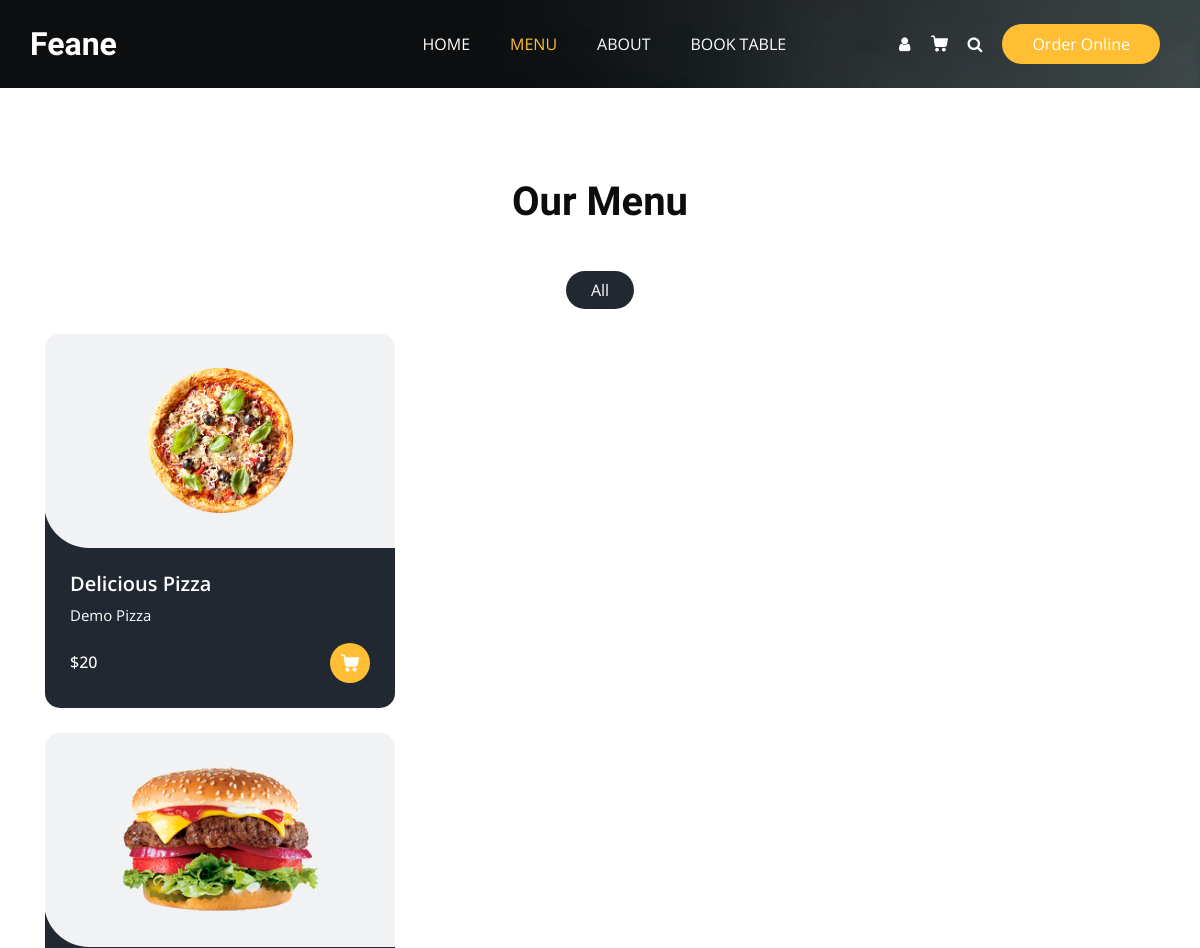
Page /menu (upper part) on the earlier database version.
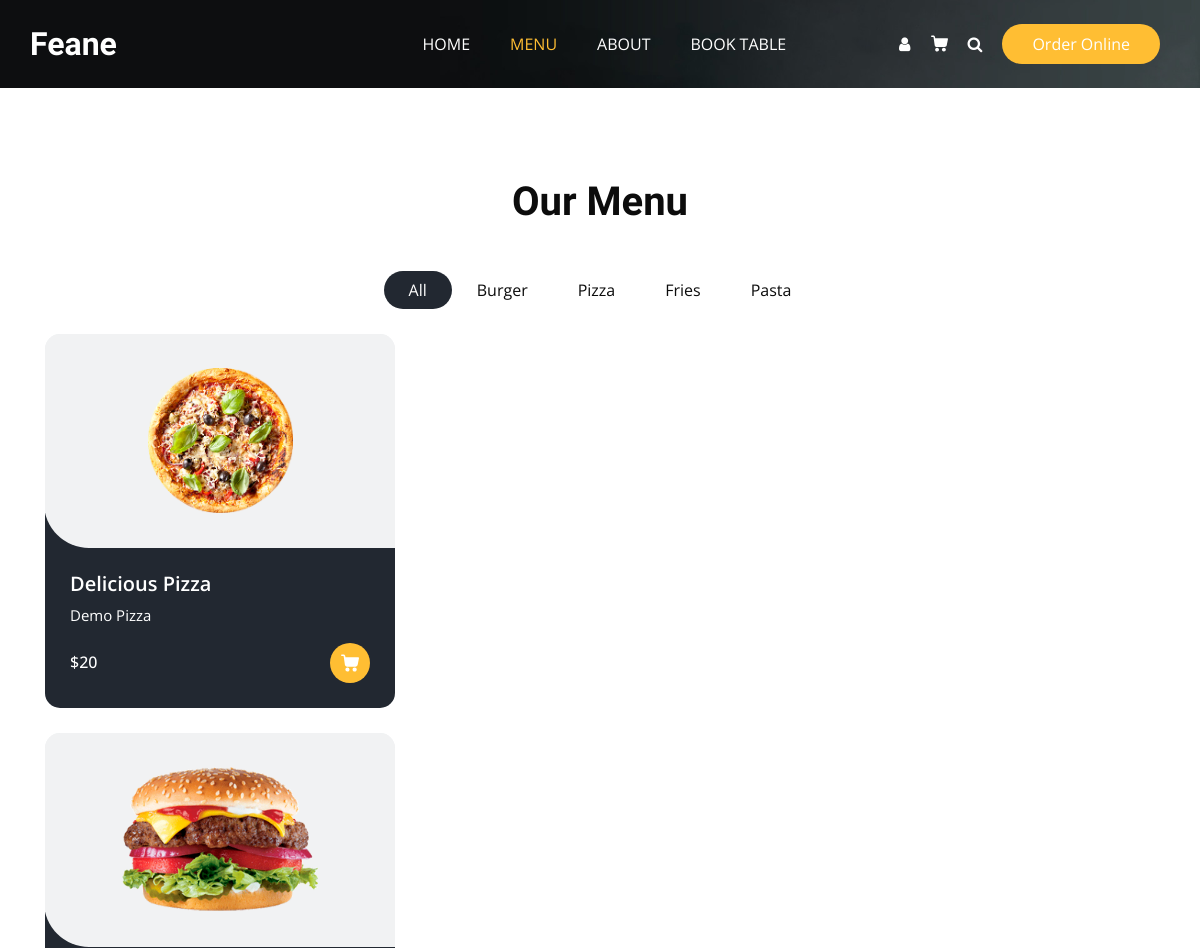
Same page on the later database version.
### resturant/models.py (models this page shows, shortened)
class menu_items(models.Model):
       name          = models.CharField(max_length=50, blank=False)
       price         = models.IntegerField()
       menu_category = models.ForeignKey(Category, on_delete=models.CASCADE, blank=True, null=True)
       is_avalaible  = models.BooleanField(default=True)
       description   = models.TextField(max_length=300)
       image         = models.ImageField(upload_to='images/menu_items_images', blank=True)

class Category(models.Model):
       name = models.CharField(max_length=100)
       def __str__(self) :
              return self.name

### resturant/views.py (the view)
# urls.py: path('menu', views.menu, name='menu'),
def menu(request):
       items = menu_items.objects.all()
       categories = Category.objects.all()
       return render(request, 'menu.html', {
              'site_details':site_details,
              'items':items,
              'categories':categories,
       })

### templates/menu.html (shortened to what this page needs)
{% extends 'base.html' %}
{% load static %}
{% block content %}
</div>
<body class="sub_page">
</body>
  <section class="food_section layout_padding">
    <div class="container">
      <div class="heading_container heading_center">
        <h2>
          Our Menu
        </h2>
      </div>
      <ul class="filters_menu">
        <li class="active" data-filter="*">All</li>
        {% for category in categories %}
        <li data-filter=".{{category.name}}">{{ category.name}}</li>
        {% endfor %}
      </ul>
      <div class="filters-content">
        <div class="column grid">
          {% for item in items %}
          <div class="col-sm-6 col-lg-4 all pizza {{item.menu_category}}">
            <div class="box">
              <div>
                <div class="img-box">
                  <img src="{{ item.image.url }}" alt="">
                </div>
                <div class="detail-box">
                  <h5>
                    {{ item.name }}
                  </h5>
                  <p>
                   {{ item.description }}
                  </p>
                  <div class="options">
                    <h6>
                      ${{item.price}}
                    </h6>
                    <a href="">
                    </a>
                  </div>
                </div>
              </div>
            </div>
          </div>
          {% endfor %}
        </div>
      </div>
    </div>
  </section>
{% endblock %}

Differences in the rows shown:
added Category: name "Burger"
added Category: name "Pizza"
added Category: name "Fries"
added Category: name "Pasta"
